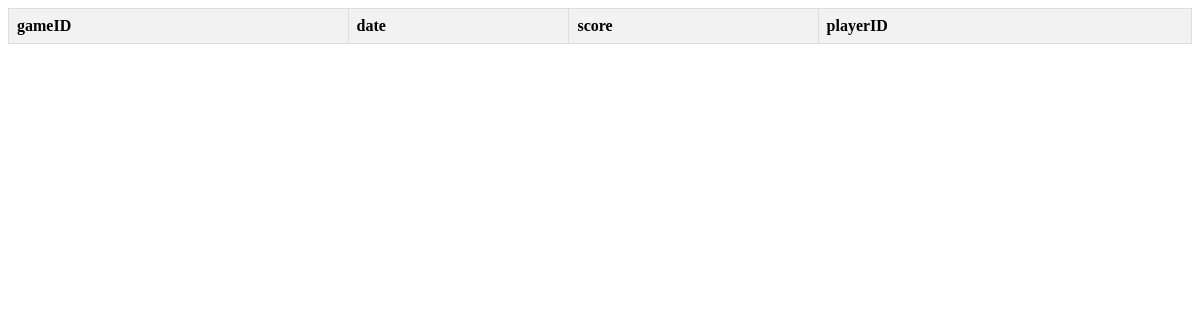
The app's page /previous_games (signed in), older data.
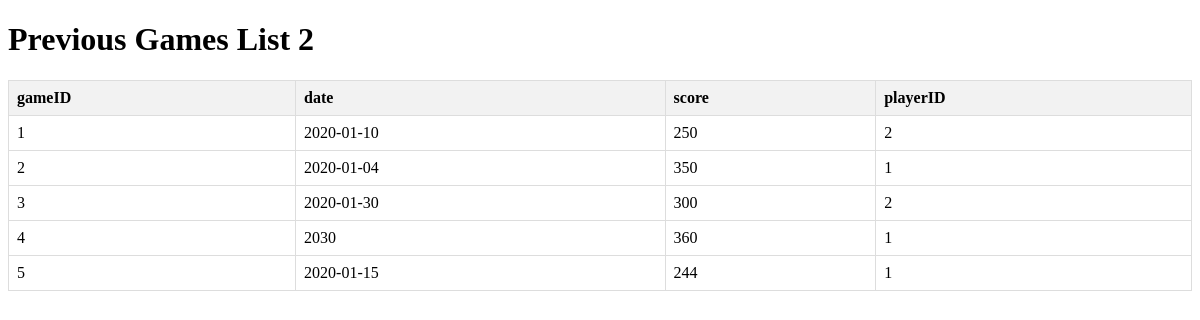
The same page, newer data.
### tables this page shows
CREATE TABLE PreviousGames (gameID INTEGER PRIMARY KEY AUTOINCREMENT, date date, score INTEGER, playerID REFERENCES Players (playerID));

### app.py (the view)
@app.route("/previous_games", methods=["GET"])
def show_previous_games():
    player_ID = session["player_id"]
    num=query_db('SELECT SUM(?) AS numOfGames FROM previousGames WHERE playerID = ? GROUP BY playerID ',[player_ID, player_ID])
    num = [dict(row) for row in num]
    print(num)
    return render_template("previous_games.html", previousGames=query_db('SELECT * FROM previousGames'),
                           numOfGames=query_db('SELECT COUNT(?) AS numOfGames FROM previousGames WHERE playerID = ? GROUP BY playerID ',[player_ID, player_ID]))

### test.py (called while the page is built, shortened)
def get_db():
    db = getattr(g, '_database', None)
    if db is None:
        db = g._database = sqlite3.connect(DATABASE)
        db.row_factory = sqlite3.Row
    return db

def query_db(query, args=(), one=False, commit=False):
    cur = get_db().execute(query, args)
    rv = cur.fetchall()
    cur.close()
    return (rv[0] if rv else None) if one else rv

### template/previous_games.html (shortened to what this page needs)
<!DOCTYPE html>
<html lang="en">
<head>
</head>
<body>
    {% for num in numOfGames %}
    <h1>Previous Games List {{num['numOfGames']}}</h1>
    {% endfor %}
    <table>
        <thead>
            <tr>
                <th>gameID</th>
                <th>date</th>
                <th>score</th>
                <th>playerID</th>
            </tr>
        </thead>
        <tbody>
            {% for game in previousGames %}
            <tr>
                <td>{{ game['gameID'] }}</td>
                <td>{{ game['date'] }}</td>
                <td>{{ game['score'] }}</td>
                <td>{{ game['playerID'] }}</td>
            </tr>
            {% endfor %}
        </tbody>
    </table>
</body>
</html>

Row changes from the older to the newer data that the page shows:
added PreviousGames: gameID "1", date "2020-01-10", score "250", playerID "2"
added PreviousGames: gameID "2", date "2020-01-04", score "350", playerID "1"
added PreviousGames: gameID "3", date "2020-01-30", score "300", playerID "2"
added PreviousGames: gameID "4", date "2030", score "360", playerID "1"
added PreviousGames: gameID "5", date "2020-01-15", score "244", playerID "1"
Text that changed along with them:
new list line: "Previous Games List 2"
